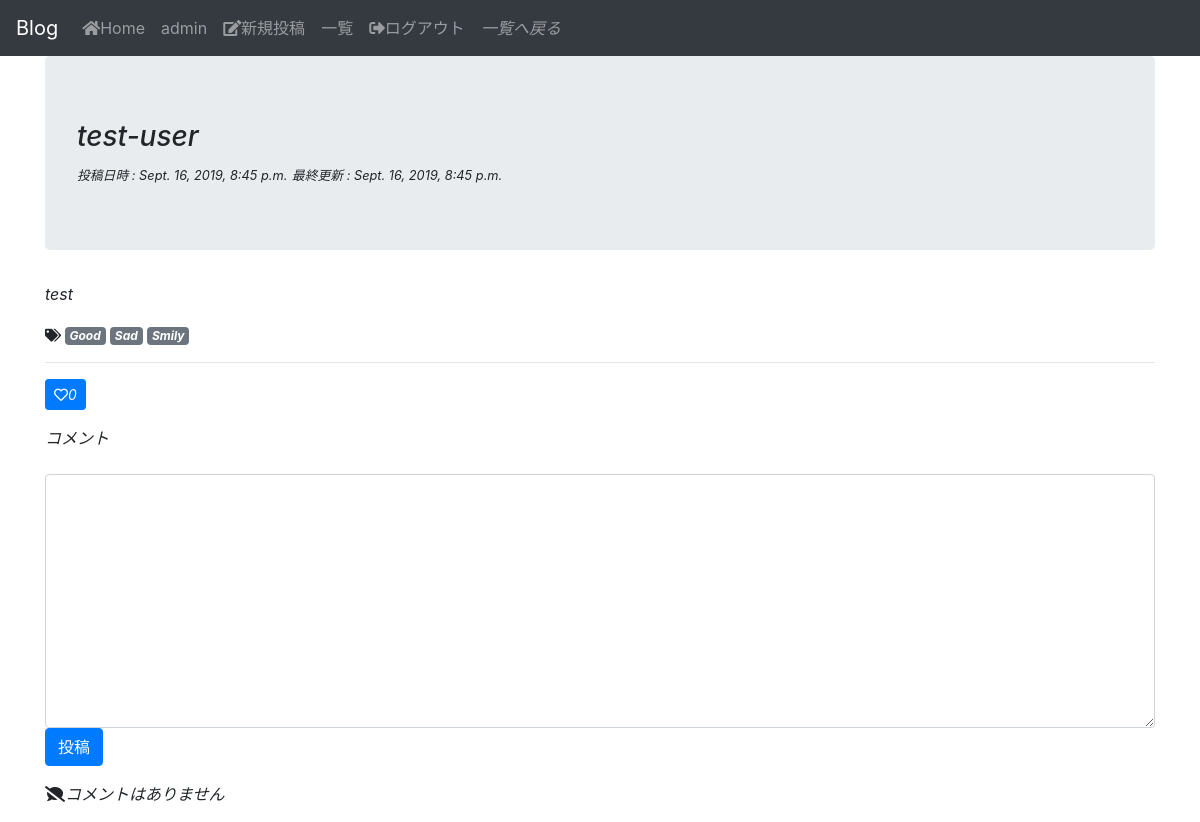
The app's page /article/39/ (signed in) with its own data.
### mini_app/models.py (models this page shows, shortened)
class Article(models.Model):
  author = models.ForeignKey(to=User,on_delete=models.CASCADE,)
  title = models.CharField(max_length=128)
  text = models.TextField()
  posted_at = models.DateTimeField(auto_now_add=True)
  last_modify = models.DateTimeField(auto_now=True)
  like = models.IntegerField(default=0)
  tags = models.ManyToManyField(Tag, blank=True)
  class Meta:
    ordering = ('title',)

class Tag(models.Model):
  name = models.CharField(max_length=32, unique=True)
  class Meta:
    ordering = ('name',)

### mini_app/views.py (the view)
# urls.py: path("article/<int:pk>/", views.view_article,name="view_article"),
def view_article(request,pk):
  template_name = "mini_app/view_article.html"
  try:
    article = models.Article.objects.get(pk=pk)
  except models.Article.DoesNotExist:
    raise Http404
  if request.method == "POST":
    models.Comment.objects.create(text=request.POST["text"],article=article)
  context = {"article":article}
  return render(request,template_name,context)

### mini_app/templates/mini_app/view_article.html (shortened to what this page needs)
{% extends 'base/base.html' %}
{% block nav_item %}
<li class="nav-item">
  <a class="nav-link" href="{% url 'article_all' %}">一覧へ戻る</a>
</li>
{% endblock %}
{% block jumbotron %}
<h1 class="h3">{{ article.title }}</h1>
<small>投稿日時 : {{ article.posted_at }}</small>
<small>最終更新 : {{ article.last_modify }}</small>
{% endblock %}
{% block body %}
<div class="row">
  <div class="col-12">
    <p>{{ article.text }}</p>
    <p>
    {% for tag in article.tags.all %}
      {% if forloop.first %}
        <small><i class="fas fa-tags"></i> </small>
        <a class="badge badge-secondary" href="{% url 'view_tag' tag.pk %}">{{ tag.name }}</a>
      {% else %}
        <a class="badge badge-secondary" href="{% url 'view_tag' tag.pk %}">{{ tag.name }}</a>
      {% endif %}
    {% empty %}
      <span ></span>
    {% endfor %}
  <hr>
    </p>
  </div>
  <div class="col-10">
    <p><a class="btn btn-primary text-white btn-sm" onclick="api_like()"><i class="far fa-heart"></i><span class="text-white" id="like">{{ article.like }}</span></a></p>
  </div>
</div>
  <form action="" method="POST">
    <p><label for="com">コメント</label></p>
    <textarea class="form-control" name="text" id="com" cols="30" rows="10" required></textarea>
    <p><button class="btn btn-primary" type="submit">投稿</button></p>
  </form>
{% for comment in article.comments.all %}
  <div class="card">
    <div class="card-body">
      <span>{{ comment.text }}</span>
      <span>-<small>{{ comment.posted_at }}</small></span>
    </div>
  </div>
{% empty %}
<p><i class="fas fa-comment-slash"></i>コメントはありません</p>
{% endfor %}
{% endblock %}

### mini_app/templates/base/base.html (shortened to what this page needs)
{% load static %}
<!DOCTYPE html>
<html>
<head>
  <link rel="stylesheet" type="text/css" href="{% static 'css/bootstrap.min.css' %}" />
  <link rel="stylesheet" href="https://use.fontawesome.com/releases/v5.6.3/css/all.css">
  <link rel="stylesheet" href="{% static 'css/blog.css' %}">
</head>
<body>
  <nav class="navbar navbar-expand-lg navbar-dark bg-dark">
    <a class="navbar-brand" href="/">Blog</a>
    <div class="collapse navbar-collapse" id="navbarNav">
      <ul class="navbar-nav">
        <li class="nav-item">
          <a class="nav-link" href="{% url 'index' %}"><i class="fas fa-home"></i>Home</a>
        </li>
      {% if user.is_authenticated %}
        <li class="nav-item">
          <a class="nav-link" href="#">{{ user.username }}</a>
        </li>
        <li class="nav-item">
          <a class="nav-link" href="{% url 'new' %}"><i class="fas fa-edit"></i>新規投稿</a>
        </li>
        <li class="nav-item">
          <a href="{% url 'article_all' %}" class="nav-link">一覧</a>
        </li>
        <li class="nav-item">
          <a href="{% url 'logout' %}" class="nav-link"><i class="fas fa-sign-out-alt"></i>ログアウト<i></a>
        </li>
      {% endif %}
        {% block nav_item %}{% endblock %}
      </ul>
    </div>
  </nav>
  <div class="container">
    <div class="jumbotron">
      {% block jumbotron %}{% endblock %}
    </div>
    {% block body %}
    {% endblock %}
  </div>
</body>
</html>

### records on screen
Article: title "test-user", posted_at "Sept. 16, 2019, 8:45 p.m.", last_modify "Sept. 16, 2019, 8:45 p.m.", text "test", like "0"
Tag: name "Good"
Tag: name "Sad"
Tag: name "Smily"

### other values on screen
{{ user.username }} "admin"
